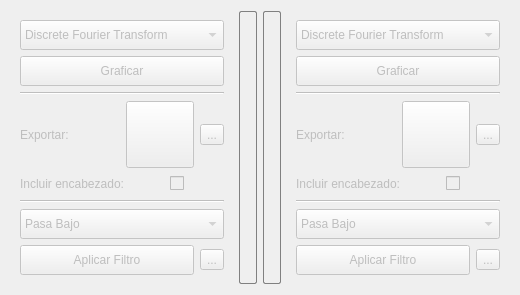
        <widget class="QWidget" name="tabAB">
         <attribute name="title">
          <string>Analisis Visual</string>
         </attribute>
         <layout class="QGridLayout" name="gridLayout_13">
          <item row="0" column="1">
           <widget class="QWidget" name="toolBoxGrafico3" native="true">
            <property name="enabled">
             <bool>false</bool>
            </property>
            <property name="sizePolicy">
             <sizepolicy hsizetype="Fixed" vsizetype="Preferred">
              <horstretch>0</horstretch>
              <verstretch>0</verstretch>
             </sizepolicy>
            </property>
            <layout class="QGridLayout" name="gridLayout_21">
             <item row="0" column="0">
              <widget class="QComboBox" name="comboAnalisis3">
               <property name="minimumSize">
                <size>
                 <width>0</width>
                 <height>30</height>
                </size>
               </property>
               <item>
                <property name="text">
                 <string>Discrete Fourier Transform</string>
                </property>
                <property name="icon">
                 <iconset resource="images.qrc">
                  <normaloff>:/imagenes/arrowApply.png</normaloff>:/imagenes/arrowApply.png</iconset>
                </property>
               </item>
               <item>
                <property name="text">
                 <string>Fast Fourier Transform</string>
                </property>
                <property name="icon">
                 <iconset resource="images.qrc">
                  <normaloff>:/imagenes/arrowApply.png</normaloff>:/imagenes/arrowApply.png</iconset>
                </property>
               </item>
               <item>
                <property name="text">
                 <string>Gabor Transform</string>
                </property>
                <property name="icon">
                 <iconset resource="images.qrc">
                  <normaloff>:/imagenes/arrowApply.png</normaloff>:/imagenes/arrowApply.png</iconset>
                </property>
               </item>
               <item>
                <property name="text">
                 <string>Wavelet Transform</string>
                </property>
                <property name="icon">
                 <iconset resource="images.qrc">
                  <normaloff>:/imagenes/arrowApply.png</normaloff>:/imagenes/arrowApply.png</iconset>
                </property>
               </item>
               <item>
                <property name="text">
                 <string>Spectrogram</string>
                </property>
                <property name="icon">
                 <iconset resource="images.qrc">
                  <normaloff>:/imagenes/arrowApply.png</normaloff>:/imagenes/arrowApply.png</iconset>
                </property>
               </item>
               <item>
                <property name="text">
                 <string>Histogram Fourier</string>
                </property>
                <property name="icon">
                 <iconset resource="images.qrc">
                  <normaloff>:/imagenes/arrowApply.png</normaloff>:/imagenes/arrowApply.png</iconset>
                </property>
               </item>
               <item>
                <property name="text">
                 <string>Histogram</string>
                </property>
                <property name="icon">
                 <iconset resource="images.qrc">
                  <normaloff>:/imagenes/arrowApply.png</normaloff>:/imagenes/arrowApply.png</iconset>
                </property>
               </item>
               <item>
                <property name="text">
                 <string>MovingRms</string>
                </property>
                <property name="icon">
                 <iconset resource="images.qrc">
                  <normaloff>:/imagenes/arrowApply.png</normaloff>:/imagenes/arrowApply.png</iconset>
                </property>
               </item>
               <item>
                <property name="text">
                 <string>Mean Frequency</string>
                </property>
                <property name="icon">
                 <iconset resource="images.qrc">
                  <normaloff>:/imagenes/arrowApply.png</normaloff>:/imagenes/arrowApply.png</iconset>
                </property>
               </item>
               <item>
                <property name="text">
                 <string>Normalize</string>
                </property>
                <property name="icon">
                 <iconset resource="images.qrc">
                  <normaloff>:/imagenes/arrowApply.png</normaloff>:/imagenes/arrowApply.png</iconset>
                </property>
               </item>
              </widget>
             </item>
             <item row="1" column="0">
              <widget class="QPushButton" name="ButtonGraficar3">
               <property name="minimumSize">
                <size>
                 <width>0</width>
                 <height>30</height>
                </size>
               </property>
               <property name="styleSheet">
                <string notr="true"/>
               </property>
               <property name="text">
                <string>Graficar</string>
               </property>
              </widget>
             </item>
             <item row="2" column="0">
              <widget class="Line" name="line_6">
               <property name="orientation">
                <enum>Qt::Horizontal</enum>
               </property>
              </widget>
             </item>
             <item row="3" column="0">
              <layout class="QHBoxLayout" name="horizontalLayout_11">
               <item>
                <widget class="QLabel" name="label_SaveG3">
                 <property name="text">
                  <string>Exportar:</string>
                 </property>
                </widget>
               </item>
               <item>
                <widget class="QToolButton" name="btnSaveImageG3">
                 <property name="text">
                  <string/>
                 </property>
                 <property name="icon">
                  <iconset resource="images.qrc">
                   <normaloff>:/imagenes/020.png</normaloff>:/imagenes/020.png</iconset>
                 </property>
                 <property name="iconSize">
                  <size>
                   <width>60</width>
                   <height>60</height>
                  </size>
                 </property>
                 <property name="autoRepeat">
                  <bool>false</bool>
                 </property>
                 <property name="autoRaise">
                  <bool>false</bool>
                 </property>
                </widget>
               </item>
               <item>
                <widget class="QToolButton" name="btnSaveDataG3">
                 <property name="text">
                  <string>...</string>
                 </property>
                 <property name="icon">
                  <iconset resource="images.qrc">
                   <normaloff>:/imagenes/csv_txt.png</normaloff>:/imagenes/csv_txt.png</iconset>
                 </property>
                 <property name="iconSize">
                  <size>
                   <width>60</width>
                   <height>60</height>
                  </size>
                 </property>
                 <property name="autoRepeat">
                  <bool>false</bool>
                 </property>
                 <property name="autoRaise">
                  <bool>false</bool>
                 </property>
                </widget>
               </item>
              </layout>
             </item>
             <item row="4" column="0">
              <layout class="QHBoxLayout" name="horizontalLayout_10">
               <item>
                <widget class="QLabel" name="label_17">
                 <property name="text">
                  <string>Incluir encabezado:</string>
                 </property>
                </widget>
               </item>
               <item>
                <spacer name="horizontalSpacer_8">
                 <property name="orientation">
                  <enum>Qt::Horizontal</enum>
                 </property>
                 <property name="sizeHint" stdset="0">
                  <size>
                   <width>40</width>
                   <height>20</height>
                  </size>
                 </property>
                </spacer>
               </item>
               <item>
                <widget class="QCheckBox" name="in_enca_3">
                 <property name="text">
                  <string/>
                 </property>
                </widget>
               </item>
               <item>
                <spacer name="horizontalSpacer_7">
                 <property name="orientation">
                  <enum>Qt::Horizontal</enum>
                 </property>
                 <property name="sizeHint" stdset="0">
                  <size>
                   <width>40</width>
                   <height>20</height>
                  </size>
                 </property>
                </spacer>
               </item>
              </layout>
             </item>
             <item row="5" column="0">
              <widget class="Line" name="line_7">
               <property name="orientation">
                <enum>Qt::Horizontal</enum>
               </property>
              </widget>
             </item>
             <item row="6" column="0">
              <widget class="QComboBox" name="comboFiltros_3">
               <property name="minimumSize">
                <size>
                 <width>0</width>
                 <height>30</height>
                </size>
               </property>
               <property name="iconSize">
                <size>
                 <width>35</width>
                 <height>20</height>
                </size>
               </property>
               <property name="duplicatesEnabled">
                <bool>false</bool>
               </property>
               <property name="frame">
                <bool>true</bool>
               </property>
               <item>
                <property name="text">
                 <string>Pasa Bajo</string>
                </property>
                <property name="icon">
                 <iconset resource="images.qrc">
                  <normaloff>:/imagenes/arrowApply.png</normaloff>:/imagenes/arrowApply.png</iconset>
                </property>
               </item>
               <item>
                <property name="text">
                 <string>Pasa Alto</string>
                </property>
                <property name="icon">
                 <iconset resource="images.qrc">
                  <normaloff>:/imagenes/arrowApply.png</normaloff>:/imagenes/arrowApply.png</iconset>
                </property>
               </item>
               <item>
                <property name="text">
                 <string>Pasa Banda</string>
                </property>
                <property name="icon">
                 <iconset resource="images.qrc">
                  <normaloff>:/imagenes/arrowApply.png</normaloff>:/imagenes/arrowApply.png</iconset>
                </property>
               </item>
               <item>
                <property name="text">
                 <string>Elimina Banda</string>
                </property>
                <property name="icon">
                 <iconset resource="images.qrc">
                  <normaloff>:/imagenes/arrowApply.png</normaloff>:/imagenes/arrowApply.png</iconset>
                </property>
               </item>
               <item>
                <property name="text">
                 <string>Filtro Notch</string>
                </property>
                <property name="icon">
                 <iconset resource="images.qrc">
                  <normaloff>:/imagenes/arrowApply.png</normaloff>:/imagenes/arrowApply.png</iconset>
                </property>
               </item>
               <item>
                <property name="text">
                 <string>Pasa Bajo - Butterworth</string>
                </property>
                <property name="icon">
                 <iconset resource="images.qrc">
                  <normaloff>:/imagenes/arrowApply.png</normaloff>:/imagenes/arrowApply.png</iconset>
                </property>
               </item>
               <item>
                <property name="text">
                 <string>Filtro de Gabor</string>
                </property>
                <property name="icon">
                 <iconset resource="images.qrc">
                  <normaloff>:/imagenes/arrowApply.png</normaloff>:/imagenes/arrowApply.png</iconset>
                </property>
               </item>
               <item>
                <property name="text">
                 <string>Filtro de Wavelet</string>
                </property>
                <property name="icon">
                 <iconset resource="images.qrc">
                  <normaloff>:/imagenes/arrowApply.png</normaloff>:/imagenes/arrowApply.png</iconset>
                </property>
               </item>
              </widget>
             </item>
             <item row="7" column="0">
              <layout class="QHBoxLayout" name="horizontalLayout_12">
               <item>
                <widget class="QPushButton" name="btn_AplicarFiltro3">
                 <property name="minimumSize">
                  <size>
                   <width>0</width>
                   <height>30</height>
                  </size>
                 </property>
                 <property name="text">
                  <string>Aplicar Filtro</string>
                 </property>
                </widget>
               </item>
               <item>
                <widget class="QToolButton" name="toolBtn_Filtros3">
                 <property name="text">
                  <string>...</string>
                 </property>
                 <property name="icon">
                  <iconset resource="images.qrc">
                   <normaloff>:/imagenes/Gear.ico</normaloff>:/imagenes/Gear.ico</iconset>
                 </property>
                 <property name="iconSize">
                  <size>
                   <width>30</width>
                   <height>30</height>
                  </size>
                 </property>
                 <property name="autoRaise">
                  <bool>false</bool>
                 </property>
                </widget>
               </item>
              </layout>
             </item>
            </layout>
           </widget>
          </item>
          <item row="0" column="0">
           <layout class="QHBoxLayout" name="horizontalLayout_3">
            <item>
             <widget class="QWidget" name="toolBoxGrafico2" native="true">
              <property name="enabled">
               <bool>false</bool>
              </property>
              <property name="sizePolicy">
               <sizepolicy hsizetype="Fixed" vsizetype="Preferred">
                <horstretch>0</horstretch>
                <verstretch>0</verstretch>
               </sizepolicy>
              </property>
              <layout class="QGridLayout" name="gridLayout_15">
               <item row="8" column="0" colspan="2">
                <layout class="QHBoxLayout" name="horizontalLayout_6">
                 <item>
                  <widget class="QPushButton" name="btn_AplicarFiltro2">
                   <property name="minimumSize">
                    <size>
                     <width>0</width>
                     <height>30</height>
                    </size>
                   </property>
                   <property name="text">
                    <string>Aplicar Filtro</string>
                   </property>
                  </widget>
                 </item>
                 <item>
                  <widget class="QToolButton" name="toolBtn_Filtros2">
                   <property name="text">
                    <string>...</string>
                   </property>
                   <property name="icon">
                    <iconset resource="images.qrc">
                     <normaloff>:/imagenes/Gear.ico</normaloff>:/imagenes/Gear.ico</iconset>
                   </property>
                   <property name="iconSize">
                    <size>
                     <width>30</width>
                     <height>30</height>
                    </size>
                   </property>
                   <property name="autoRaise">
                    <bool>false</bool>
                   </property>
                  </widget>
                 </item>
                </layout>
               </item>
               <item row="4" column="0" colspan="2">
                <layout class="QHBoxLayout" name="horizontalLayout_8">
                 <item>
                  <widget class="QLabel" name="label_SaveG2">
                   <property name="text">
                    <string>Exportar:</string>
                   </property>
                  </widget>
                 </item>
                 <item>
                  <widget class="QToolButton" name="btnSaveImageG2">
                   <property name="text">
                    <string/>
                   </property>
                   <property name="icon">
                    <iconset resource="images.qrc">
                     <normaloff>:/imagenes/020.png</normaloff>:/imagenes/020.png</iconset>
                   </property>
                   <property name="iconSize">
                    <size>
                     <width>60</width>
                     <height>60</height>
                    </size>
                   </property>
                   <property name="autoRaise">
                    <bool>false</bool>
                   </property>
                  </widget>
                 </item>
                 <item>
                  <widget class="QToolButton" name="btnSaveDataG2">
                   <property name="text">
                    <string>...</string>
                   </property>
                   <property name="icon">
                    <iconset resource="images.qrc">
                     <normaloff>:/imagenes/csv_txt.png</normaloff>:/imagenes/csv_txt.png</iconset>
                   </property>
                   <property name="iconSize">
                    <size>
                     <width>60</width>
                     <height>60</height>
                    </size>
                   </property>
                   <property name="autoRepeat">
                    <bool>false</bool>
                   </property>
                   <property name="autoRaise">
                    <bool>false</bool>
                   </property>
                  </widget>
                 </item>
                </layout>
               </item>
               <item row="5" column="0" colspan="2">
                <layout class="QHBoxLayout" name="horizontalLayout_9">
                 <item>
                  <widget class="QLabel" name="label_16">
                   <property name="text">
                    <string>Incluir encabezado:</string>
                   </property>
                  </widget>
                 </item>
                 <item>
                  <spacer name="horizontalSpacer_6">
                   <property name="orientation">
                    <enum>Qt::Horizontal</enum>
                   </property>
                   <property name="sizeHint" stdset="0">
                    <size>
                     <width>40</width>
                     <height>20</height>
                    </size>
                   </property>
                  </spacer>
                 </item>
                 <item>
                  <widget class="QCheckBox" name="in_enca_2">
                   <property name="maximumSize">
                    <size>
                     <width>20</width>
                     <height>16777215</height>
                    </size>
                   </property>
                   <property name="text">
                    <string/>
                   </property>
                  </widget>
                 </item>
                 <item>
                  <spacer name="horizontalSpacer_4">
                   <property name="orientation">
                    <enum>Qt::Horizontal</enum>
                   </property>
                   <property name="sizeHint" stdset="0">
                    <size>
                     <width>40</width>
                     <height>20</height>
                    </size>
                   </property>
                  </spacer>
                 </item>
                </layout>
               </item>
               <item row="1" column="0" rowspan="2" colspan="2">
                <widget class="QPushButton" name="ButtonGraficar2">
                 <property name="minimumSize">
                  <size>
                   <width>0</width>
                   <height>30</height>
                  </size>
                 </property>
                 <property name="styleSheet">
                  <string notr="true"/>
                 </property>
                 <property name="text">
                  <string>Graficar</string>
                 </property>
                </widget>
               </item>
               <item row="6" column="0" colspan="2">
                <widget class="Line" name="line_4">
                 <property name="orientation">
                  <enum>Qt::Horizontal</enum>
                 </property>
                </widget>
               </item>
               <item row="7" column="0" colspan="2">
                <widget class="QComboBox" name="comboFiltros_2">
                 <property name="minimumSize">
                  <size>
                   <width>0</width>
                   <height>30</height>
                  </size>
                 </property>
                 <property name="iconSize">
                  <size>
                   <width>35</width>
                   <height>20</height>
                  </size>
                 </property>
                 <property name="duplicatesEnabled">
                  <bool>false</bool>
                 </property>
                 <property name="frame">
                  <bool>true</bool>
                 </property>
                 <item>
                  <property name="text">
                   <string>Pasa Bajo</string>
                  </property>
                  <property name="icon">
                   <iconset resource="images.qrc">
                    <normaloff>:/imagenes/arrowApply.png</normaloff>:/imagenes/arrowApply.png</iconset>
                  </property>
                 </item>
                 <item>
                  <property name="text">
                   <string>Pasa Alto</string>
                  </property>
                  <property name="icon">
                   <iconset resource="images.qrc">
                    <normaloff>:/imagenes/arrowApply.png</normaloff>:/imagenes/arrowApply.png</iconset>
                  </property>
                 </item>
                 <item>
                  <property name="text">
                   <string>Pasa Banda</string>
                  </property>
                  <property name="icon">
                   <iconset resource="images.qrc">
                    <normaloff>:/imagenes/arrowApply.png</normaloff>:/imagenes/arrowApply.png</iconset>
                  </property>
                 </item>
                 <item>
                  <property name="text">
                   <string>Elimina Banda</string>
                  </property>
                  <property name="icon">
                   <iconset resource="images.qrc">
                    <normaloff>:/imagenes/arrowApply.png</normaloff>:/imagenes/arrowApply.png</iconset>
                  </property>
                 </item>
                 <item>
                  <property name="text">
                   <string>Filtro Notch</string>
                  </property>
                  <property name="icon">
                   <iconset resource="images.qrc">
                    <normaloff>:/imagenes/arrowApply.png</normaloff>:/imagenes/arrowApply.png</iconset>
                  </property>
                 </item>
                 <item>
                  <property name="text">
                   <string>Pasa Bajo - Butterworth  </string>
                  </property>
                  <property name="icon">
                   <iconset resource="images.qrc">
                    <normaloff>:/imagenes/arrowApply.png</normaloff>:/imagenes/arrowApply.png</iconset>
                  </property>
                 </item>
                 <item>
                  <property name="text">
                   <string>Filtro de Gabor</string>
                  </property>
                  <property name="icon">
                   <iconset resource="images.qrc">
                    <normaloff>:/imagenes/arrowApply.png</normaloff>:/imagenes/arrowApply.png</iconset>
                  </property>
                 </item>
                 <item>
                  <property name="text">
                   <string>Filtro de Wavelet</string>
                  </property>
                  <property name="icon">
                   <iconset resource="images.qrc">
                    <normaloff>:/imagenes/arrowApply.png</normaloff>:/imagenes/arrowApply.png</iconset>
                  </property>
                 </item>
                </widget>
               </item>
               <item row="0" column="0" colspan="2">
                <widget class="QComboBox" name="comboAnalisis2">
                 <property name="minimumSize">
                  <size>
                   <width>0</width>
                   <height>30</height>
                  </size>
                 </property>
                 <item>
                  <property name="text">
                   <string>Discrete Fourier Transform</string>
                  </property>
                  <property name="icon">
                   <iconset resource="images.qrc">
                    <normaloff>:/imagenes/arrowApply.png</normaloff>:/imagenes/arrowApply.png</iconset>
                  </property>
                 </item>
                 <item>
                  <property name="text">
                   <string>Fast Fourier Transform</string>
                  </property>
                  <property name="icon">
                   <iconset resource="images.qrc">
                    <normaloff>:/imagenes/arrowApply.png</normaloff>:/imagenes/arrowApply.png</iconset>
                  </property>
                 </item>
                 <item>
                  <property name="text">
                   <string>Gabor Transform</string>
                  </property>
                  <property name="icon">
                   <iconset resource="images.qrc">
                    <normaloff>:/imagenes/arrowApply.png</normaloff>:/imagenes/arrowApply.png</iconset>
                  </property>
                 </item>
                 <item>
                  <property name="text">
                   <string>Wavelet Transform</string>
                  </property>
                  <property name="icon">
                   <iconset resource="images.qrc">
                    <normaloff>:/imagenes/arrowApply.png</normaloff>:/imagenes/arrowApply.png</iconset>
                  </property>
                 </item>
                 <item>
                  <property name="text">
                   <string>Spectrogram</string>
                  </property>
                  <property name="icon">
                   <iconset resource="images.qrc">
                    <normaloff>:/imagenes/arrowApply.png</normaloff>:/imagenes/arrowApply.png</iconset>
                  </property>
                 </item>
                 <item>
                  <property name="text">
                   <string>Histogram Fourier</string>
                  </property>
                  <property name="icon">
                   <iconset resource="images.qrc">
                    <normaloff>:/imagenes/arrowApply.png</normaloff>:/imagenes/arrowApply.png</iconset>
                  </property>
                 </item>
                 <item>
                  <property name="text">
                   <string>Histogram</string>
                  </property>
                  <property name="icon">
                   <iconset resource="images.qrc">
                    <normaloff>:/imagenes/arrowApply.png</normaloff>:/imagenes/arrowApply.png</iconset>
                  </property>
                 </item>
                 <item>
                  <property name="text">
                   <string>MovingRms</string>
                  </property>
                  <property name="icon">
                   <iconset resource="images.qrc">
                    <normaloff>:/imagenes/arrowApply.png</normaloff>:/imagenes/arrowApply.png</iconset>
                  </property>
                 </item>
                 <item>
                  <property name="text">
                   <string>Mean Frequency</string>
                  </property>
                  <property name="icon">
                   <iconset resource="images.qrc">
                    <normaloff>:/imagenes/arrowApply.png</normaloff>:/imagenes/arrowApply.png</iconset>
                  </property>
                 </item>
                 <item>
                  <property name="text">
                   <string>Normalize</string>
                  </property>
                  <property name="icon">
                   <iconset resource="images.qrc">
                    <normaloff>:/imagenes/arrowApply.png</normaloff>:/imagenes/arrowApply.png</iconset>
                  </property>
                 </item>
                </widget>
               </item>
               <item row="3" column="0" colspan="2">
                <widget class="Line" name="line_5">
                 <property name="orientation">
                  <enum>Qt::Horizontal</enum>
                 </property>
                </widget>
               </item>
              </layout>
             </widget>
            </item>
            <item>
             <layout class="QHBoxLayout" name="horizontalLayout_2">
              <item>
               <widget class="QWidget" name="ContenedorGrafico2" native="true">
                <property name="styleSheet">
                 <string notr="true">QWidget#ContenedorGrafico2 {
     border: 1px solid gray;
     border-radius: 2px;
 }</string>
                </property>
                <layout class="QGridLayout" name="gridLayout_12">
                 <item row="0" column="0">
                  <widget class="QCustomPlot" name="grafico2" native="true">
                   <property name="sizePolicy">
                    <sizepolicy hsizetype="Expanding" vsizetype="Preferred">
                     <horstretch>0</horstretch>
                     <verstretch>0</verstretch>
                    </sizepolicy>
                   </property>
                   <property name="font">
                    <font>
                     <pointsize>8</pointsize>
                    </font>
                   </property>
                   <zorder></zorder>
                  </widget>
                 </item>
                </layout>
               </widget>
              </item>
              <item>
               <widget class="QWidget" name="ContenedorGrafico3" native="true">
                <property name="styleSheet">
                 <string notr="true">QWidget#ContenedorGrafico3 {
     border: 1px solid gray;
     border-radius: 2px;
 }</string>
                </property>
                <layout class="QGridLayout" name="gridLayout_14">
                 <item row="0" column="0">
                  <widget class="QCustomPlot" name="grafico3" native="true">
                   <property name="sizePolicy">
                    <sizepolicy hsizetype="Expanding" vsizetype="Preferred">
                     <horstretch>0</horstretch>
                     <verstretch>0</verstretch>
                    </sizepolicy>
                   </property>
                   <property name="font">
                    <font>
                     <pointsize>8</pointsize>
                    </font>
                   </property>
                   <zorder>tabPrincipal</zorder>
                   <zorder>toolBoxGrafico3_old</zorder>
                  </widget>
                 </item>
                </layout>
               </widget>
              </item>
             </layout>
            </item>
           </layout>
          </item>
         </layout>
        </widget>
